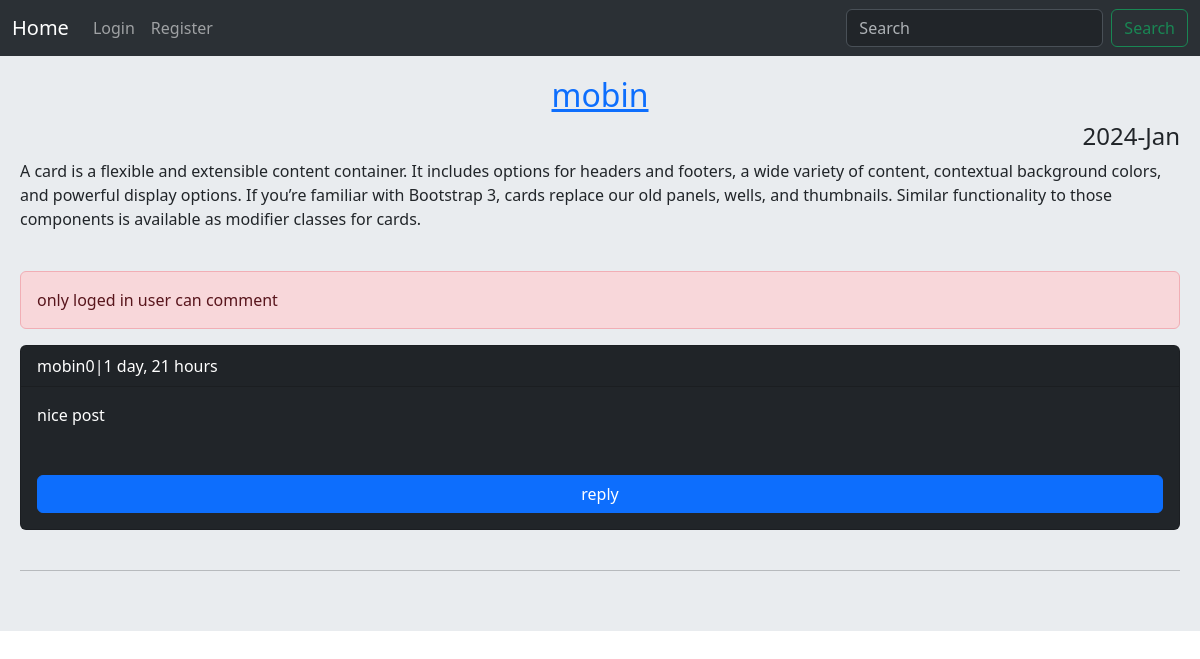
Before: /post/8/a-card-is-a-flexible-and-exten/ with the older database file.
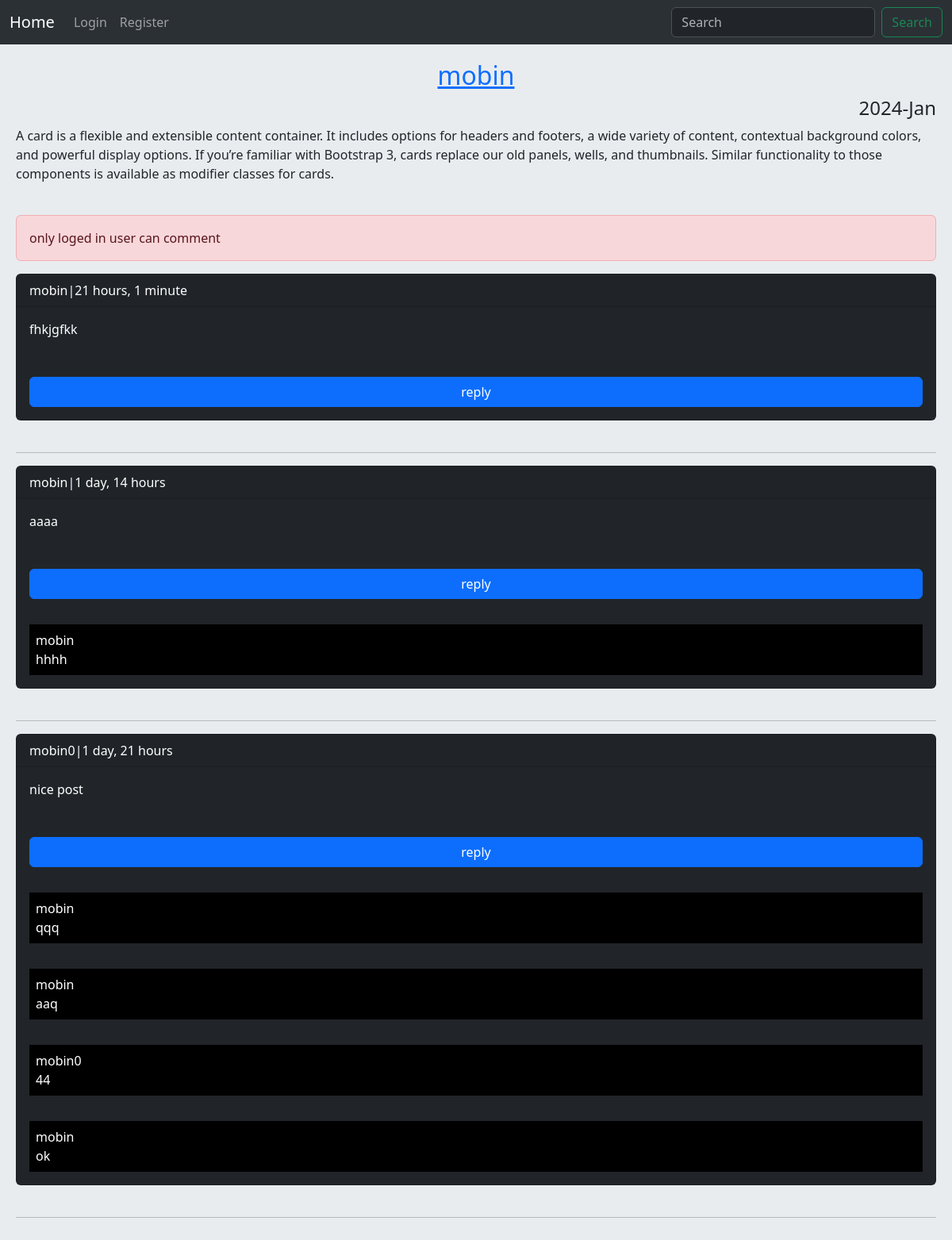
After: the same page with the newer database file.
### home/models.py (models this page shows, shortened)
class Post(models.Model):
    user = models.ForeignKey(User,on_delete=models.CASCADE , related_name='posts')
    body = models.TextField()
    slug = models.SlugField()
    created = models.DateTimeField(auto_now_add=True)
    updated = models.DateTimeField(auto_now=True)
    class Meta :
        ordering = ('-created',)

class Comment(models.Model):
    user = models.ForeignKey(User , on_delete=models.CASCADE , related_name ='ucomments')
    post = models.ForeignKey(Post , on_delete=models.CASCADE , related_name='pcomments')
    reply = models.ForeignKey('self', on_delete= models.CASCADE , related_name='rcomment' , blank=True , null=True)
    is_reply = models.BooleanField(default=False)
    body = models.TextField(max_length=400)
    created = models.DateTimeField(auto_now_add=True)
    class Meta:
        ordering = ('-created',)

### home/views.py (the view)
# urls.py: path('post/<int:post_id>/<slug:post_slug>/',views.PostDetailView.as_view(),name='post_detail'),
class PostDetailView(View):
    form_class = CommentCreateForm
    def setup(self , request , *args, **kwargs):
        self.post_instance = get_object_or_404(Post , pk = kwargs['post_id'] , slug = kwargs['post_slug'])
        return super().setup(request , *args, **kwargs)
    def get(self , request , post_id , post_slug):
        comments = self.post_instance.pcomments.filter(is_reply=False)
        can_like = False
        if request.user.is_authenticated and self.post_instance.user_can_like(request.user):
            can_like= True
        return render(request , 'home/detail.html',{'post':self.post_instance , 'comments':comments , 'form':self.form_class,'can_like':can_like})

### home/templates/home/detail.html (shortened to what this page needs)
{% extends "base.html" %}
{% block content %}
<h2 class="text-center"><a href="{% url 'account:user_profile' post.user.id %}">{{ post.user }}</a></h2>
<h4 class="text-end">{{ post.updated|date:"Y-M" }}</h4>
<p>{{ post.body }}</p><br/>
{% if request.user.is_authenticated %}
    <div class="w-100 d-flex justify-content-between">
        <a class="btn btn-primary  " href="{% url 'home:post_comment' post.id %}">comment</a>
    <a class="btn btn-{% if not can_like %}outline-{% endif %}danger col-md-3" href="{% url 'home:post_like' post.id %}">
    {{ post.likesCount }} like
    {% if not can_like %}
        <svg xmlns="http://www.w3.org/2000/svg" width="16" height="16" fill="currentColor" class="bi bi-heart" viewBox="0 0 16 16">
            <path d="m8 2.748-.717-.737C5.6.281 2.514.878 1.4 3.053c-.523 1.023-.641 2.5.314 4.385.92 1.815 2.834 3.989 6.286 6.357 3.452-2.368 5.365-4.542 6.286-6.357.955-1.886.838-3.362.314-4.385C13.486.878 10.4.28 8.717 2.01zM8 15C-7.333 4.868 3.279-3.04 7.824 1.143q.09.083.176.171a3 3 0 0 1 .176-.17C12.72-3.042 23.333 4.867 8 15"/>
        </svg>
    {% else %}
        <svg xmlns="http://www.w3.org/2000/svg" width="16" height="16" fill="currentColor" class="bi bi-heart-fill" viewBox="0 0 16 16">
            <path fill-rule="evenodd" d="M8 1.314C12.438-3.248 23.534 4.735 8 15-7.534 4.736 3.562-3.248 8 1.314"/>
        </svg>
    {% endif %}
    </a>
    </div><hr/>
{% else %}
    <p class="alert alert-danger"> only loged in user can comment</p>
{% endif %}
{% for comment in comments %}
    <div class="card bg-dark text-white">
        <p class="card-header">{{ comment.user }}|{{ comment.created|timesince }}</p>
        <p class="card-body">{{ comment.body }}</p>
        <a class="btn btn-primary m-3" href="{% url 'home:user_replycomment' post.id comment.id %}">reply</a>
        {% for reply in comment.rcomment.all %}
            <p class="bg-black m-3 p-2 ">{{ reply.user }} <br/>{{ reply.body }}</p>
        {% endfor %}
    </div>
<br/><hr/>
{% endfor %}
<br/>
{% endblock content %}

### templates/base.html (shortened to what this page needs)
<!DOCTYPE html>
<html lang="en" >
<head>
    <link href="https://cdn.jsdelivr.net/npm/bootstrap@5.3.2/dist/css/bootstrap.min.css" rel="stylesheet">
</head>
<body>
    {% include "inc/navbar.html" %}
    <div class="jumbotron">
    {% block content %}{% endblock content %}
</body>
</html>

### templates/inc/navbar.html (shortened to what this page needs)
<nav class="navbar navbar-expand-lg bg-body-tertiary bg-dark " data-bs-theme="dark">
    <div class="container-fluid">
      <a class="navbar-brand" href="{% url 'home:home' %}">Home</a>
      <div class="collapse navbar-collapse" id="navbarTogglerDemo03">
        <ul class="navbar-nav me-auto mb-2 mb-lg-0">
        {% if request.user.is_authenticated %}
          <li class="nav-item">
            <a class="nav-link active" aria-current="page" href="{% url 'account:user_profile' request.user.id  %}">Profile</a>
          </li>
          <li class="nav-item">
            <a class="nav-link" href="{% url 'account:user_logout' %}">Logout</a>
          </li>
          {% else %}
          <li class="nav-item">
            <a class="nav-link " href="{% url 'account:user_login' %}">Login</a>
          </li>
          <li class="nav-item">
            <a class="nav-link " href="{% url 'account:user_register' %}">Register</a>
          </li>
          {% endif %}
        </ul>
        <form class="d-flex" role="search">
          <input class="form-control me-2" type="search" placeholder="Search" aria-label="Search">
          <button class="btn btn-outline-success" type="submit">Search</button>
        </form>
      </div>
    </div>
  </nav>

### templates/base.html (style rules this page uses)
.jumbotron { padding:20px; margin-bottom:20px; background-color:#e9ecef; }

Changed rows visible on the page:
added Comment: user "mobin", created "21 hours, 1 minute", body "fhkjgfkk", shown under "2024-Jan"
added Comment: user "mobin", created "1 day, 14 hours", body "aaaa", shown under "2024-Jan"
added Comment: user "mobin", body "hhhh"
added Comment: user "mobin", body "qqq", shown under "mobin0"
added Comment: user "mobin", body "aaq", shown under "mobin0"
added Comment: user "mobin0", body "44"
added Comment: user "mobin", body "ok", shown under "mobin0"
